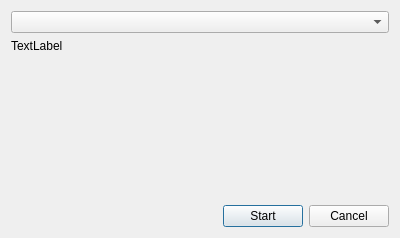
<?xml version="1.0" encoding="UTF-8"?>
<ui version="4.0">
 <class>IDCardSelectionDialog</class>
 <widget class="QDialog" name="IDCardSelectionDialog">
  <property name="geometry">
   <rect>
    <x>0</x>
    <y>0</y>
    <width>400</width>
    <height>238</height>
   </rect>
  </property>
  <property name="windowTitle">
   <string>Dialog</string>
  </property>
  <layout class="QGridLayout" name="gridLayout">
   <item row="0" column="0" colspan="2">
    <widget class="QWidget" name="widget" native="true">
     <property name="sizePolicy">
      <sizepolicy hsizetype="Preferred" vsizetype="Fixed">
       <horstretch>0</horstretch>
       <verstretch>0</verstretch>
      </sizepolicy>
     </property>
     <property name="minimumSize">
      <size>
       <width>0</width>
       <height>20</height>
      </size>
     </property>
     <layout class="QHBoxLayout" name="horizontalLayout">
      <property name="leftMargin">
       <number>0</number>
      </property>
      <property name="topMargin">
       <number>0</number>
      </property>
      <property name="rightMargin">
       <number>0</number>
      </property>
      <property name="bottomMargin">
       <number>0</number>
      </property>
      <item>
       <widget class="QComboBox" name="comboBoxIDCardSelect"/>
      </item>
     </layout>
    </widget>
   </item>
   <item row="3" column="0" colspan="2">
    <widget class="QWidget" name="widget_2" native="true">
     <layout class="QHBoxLayout" name="horizontalLayout_2">
      <property name="topMargin">
       <number>0</number>
      </property>
      <property name="rightMargin">
       <number>0</number>
      </property>
      <property name="bottomMargin">
       <number>0</number>
      </property>
      <item>
       <spacer name="horizontalSpacer">
        <property name="orientation">
         <enum>Qt::Horizontal</enum>
        </property>
        <property name="sizeHint" stdset="0">
         <size>
          <width>40</width>
          <height>20</height>
         </size>
        </property>
       </spacer>
      </item>
      <item>
       <widget class="QPushButton" name="btnStart">
        <property name="text">
         <string>Start</string>
        </property>
       </widget>
      </item>
      <item>
       <widget class="QPushButton" name="btnCancel">
        <property name="text">
         <string>Cancel</string>
        </property>
       </widget>
      </item>
     </layout>
    </widget>
   </item>
   <item row="1" column="0" colspan="2">
    <widget class="QLabel" name="labelCardsInReader">
     <property name="sizePolicy">
      <sizepolicy hsizetype="Preferred" vsizetype="Preferred">
       <horstretch>0</horstretch>
       <verstretch>1</verstretch>
      </sizepolicy>
     </property>
     <property name="text">
      <string>TextLabel</string>
     </property>
     <property name="alignment">
      <set>Qt::AlignLeading|Qt::AlignLeft|Qt::AlignTop</set>
     </property>
    </widget>
   </item>
   <item row="2" column="0" colspan="2">
    <widget class="QLabel" name="labelCardInfo">
     <property name="sizePolicy">
      <sizepolicy hsizetype="Preferred" vsizetype="Preferred">
       <horstretch>0</horstretch>
       <verstretch>1</verstretch>
      </sizepolicy>
     </property>
     <property name="text">
      <string/>
     </property>
    </widget>
   </item>
  </layout>
 </widget>
 <resources/>
 <connections/>
</ui>
